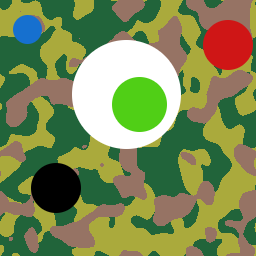
#> input picture Hough_okregi.png, 256 x 256 px
$ python image_grayscale.py
#> lines starting #> are read from the running program, lines starting #| are printed output that depends on the picture
#import numpy as np
import matplotlib.pyplot as plt
from matplotlib.pyplot import imread
#from scipy import misc as mc

#Loading an image and referencing it to a variable
#mc.imread needs pillow (Python Image Loading) but it is already depreciated
#instead, please use:
#    1. import imageio
#     * imageVar = imageio.imread(...)
#    2. from matplotplib.pyplot import imread

imageVar = imread('Hough_okregi.png')
#> imageVar is the input picture: shape (256, 256, 3) float32; mean R, G, B 0.489, 0.542, 0.334

#float32 - floating point type (how to change to int?)
print(imageVar.dtype)
#| float32
#firstly - size of image - 256 x 256, third arg number of layers [ RED GREEN BLUE APLHA ]
print(imageVar.shape)
#| (256, 256, 3)


#printing original image
plt.figure("Obrazek w oryginalnych kolorach - tytul glowny")
plt.imshow(imageVar) # Passing image to drawing function
plt.title("Obrazek w oryginalnych kolorach - podtytul")
plt.draw() # warn: plt.show() doesn't like waitforbuttonpress

plt.waitforbuttonpress(0)
plt.close()

# # # #
plt.figure("Rozne kombinacje kolorow")

# One layer of image
plt.subplot(2,2,1)
layernumber = 2
onelayer_print = "one layer of image: (" + str(layernumber) + ")"
plt.title(onelayer_print)
plt.imshow(imageVar[:,:,layernumber])

# One layer of image in grayscale
plt.subplot(2,2,2)
plt.title("image in grayscale")
plt.imshow( imageVar[:,:,0], cmap='gray' ) #vmin = 0, vmax = 255 ?

# Converting image to grayscale
imagegray1 = 0.299 * imageVar[:,:,0] + 0.587 * imageVar[:,:,1] + 0.114 * imageVar[:,:,2]
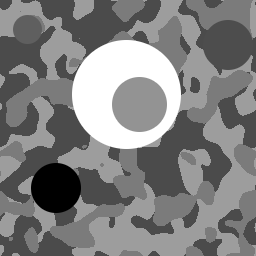
#> imagegray1: shape (256, 256) float32; min 0, max 1, mean 0.502
imagegray2 = 0.2126 * imageVar[:,:,0] + 0.7152 * imageVar[:,:,2] + 0.0722 * imageVar[:,:,2]
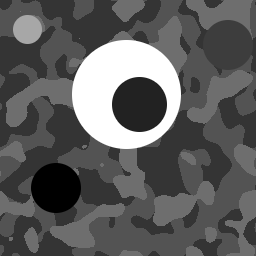
#> imagegray2: shape (256, 256) float32; min 0, max 1, mean 0.367
# - - - - - - - - - - - - - - -

# Image in grayscale1
plt.subplot(2,2,3)
grayscale1_print = "image in grayscale1: (" + str(0.299) + ")" + "(" + str(0.587) + ")" + "(" + str(0.114) + ")"
plt.title(grayscale1_print)
plt.imshow(imagegray1, cmap='gray')

# Image in grayscale2
plt.subplot(2,2,4)
grayscale1_print2 = "image in grayscale2: (" + str(0.2126) + ")" + "(" + str(0.7152) + ")" + "(" + str(0.0722) + ")"
plt.title(grayscale1_print2)
plt.imshow(imagegray2, cmap='gray')
plt.draw()

plt.waitforbuttonpress(0)
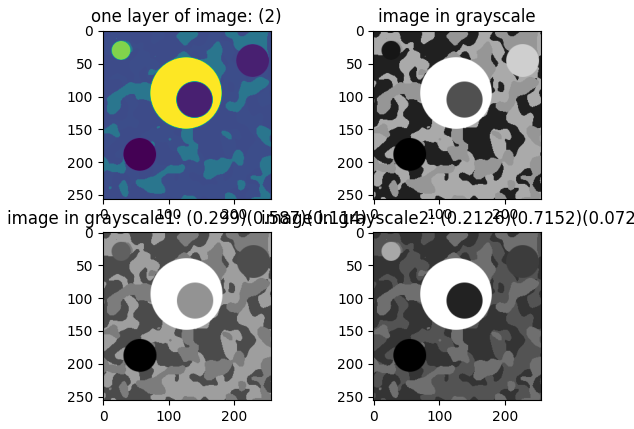
#> figure drawn by matplotlib, 4 panels
plt.close()
# # #

$ run again, with kierowca.png copied over Hough_okregi.png
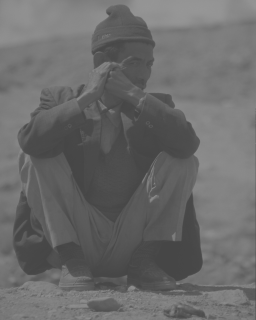
#> input picture kierowca.png, 256 x 320 px
#> imageVar is the input picture: shape (320, 256, 3) float32; min 0.275, max 0.588, mean 0.416
#| float32
#| (320, 256, 3)
#> `plt.waitforbuttonpress(0)`:
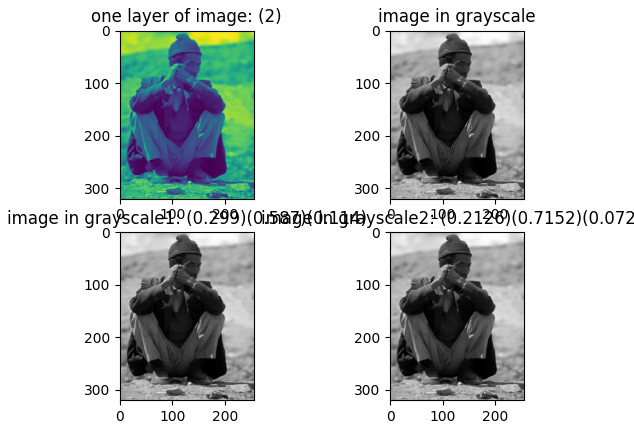
#> figure drawn by matplotlib, 4 panels

$ run again, with oko1.png copied over Hough_okregi.png
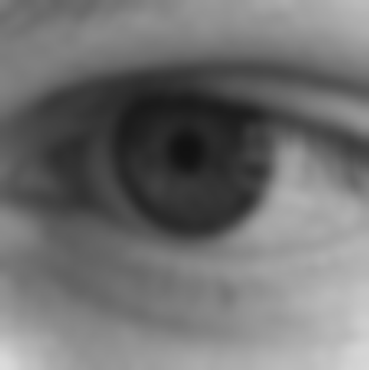
#> input picture oko1.png, 369 x 371 px
#> imageVar is the input picture: shape (371, 369, 4) float32; mean R, G, B, A 0.442, 0.442, 0.442, 1
#| float32
#| (371, 369, 4)
#> `plt.waitforbuttonpress(0)`:
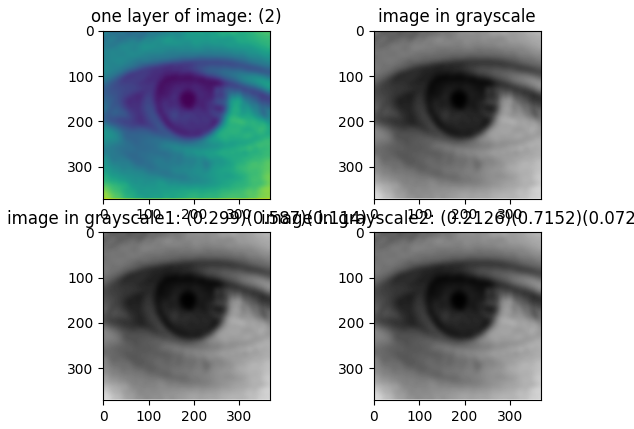
#> figure drawn by matplotlib, 4 panels
